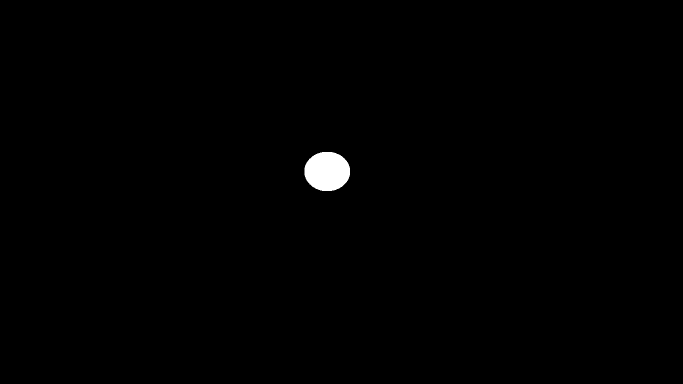
%> input picture codes/acquisition/Figures/bola.jpeg, 1366 x 768 px (shown at 1/2 size); the run also reads 1 picture not shown here
$ octave acquireEEG_handmov.m   (GNU Octave 9; MATLAB toolbox functions it lacks are replaced by stand-ins)
%> lines starting %> are read from the running program, lines starting %| are printed output that depends on the picture
clear a
addpath(genpath('/arquivos/tcc/software/BCILAB-Program'));
% environment variables:
n_trials= 50;
Screen('Preference', 'SkipSyncTests', 1)
%> (this line was passed over: Screen is not available in this run)

try
% SZ=get(0,'ScreenSize'); % Gets the size of the current display
SZ=[1 1 1366 768];

circle = imread('Figures/bola.jpeg');
%> circle is the input picture: size 768x1366x3 uint8; min 0, max 255, mean 1.4
task = imread('Figures/quadrado.jpeg');
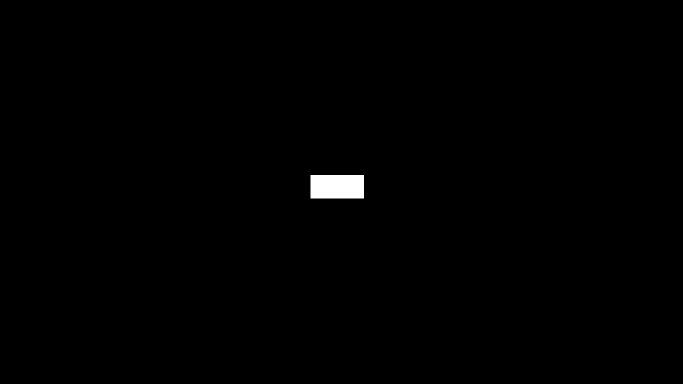
%> input picture codes/acquisition/Figures/quadrado.jpeg, 1366 x 768 px (shown at 1/2 size)
%> task is the input picture: size 768x1366x3 uint8; min 0, max 255, mean 1.2
stop = imread('Figures/stop.jpeg');
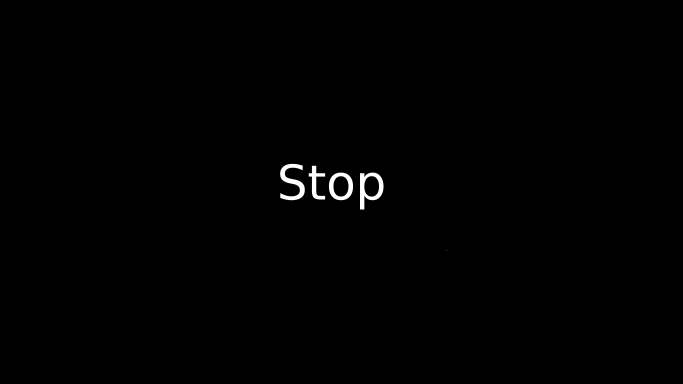
%> input picture codes/acquisition/Figures/stop.jpeg, 1366 x 768 px (shown at 1/2 size)
%> stop is the input picture: size 768x1366x3 uint8; min 0, max 255, mean 1.2
hand = imread('Figures/hand.jpeg');
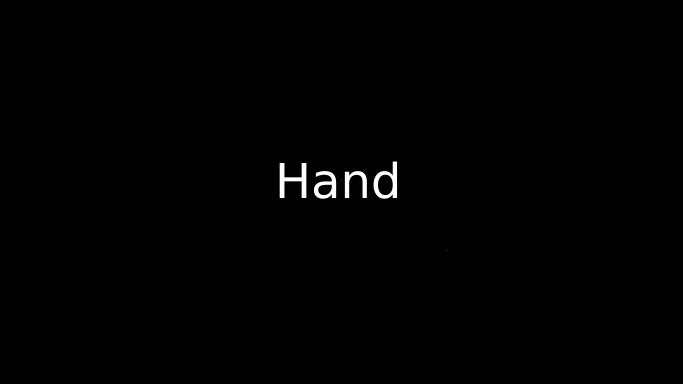
%> input picture codes/acquisition/Figures/hand.jpeg, 1366 x 768 px (shown at 1/2 size)
%> hand is the input picture: size 768x1366x3 uint8; min 0, max 255, mean 1.3
white = imread('Figures/branco.jpeg');

[w, screenRect]=Screen('OpenWindow', 0, 0,[],32,2);

Index_circle=Screen('MakeTexture', w, circle);
Index_task=Screen('MakeTexture', w, task);
Index_stop=Screen('MakeTexture', w, stop);
Index_hand=Screen('MakeTexture', w, hand);
Index_white=Screen('MakeTexture', w, white);

run_readlsl('property', 'name', 'value', 'OpenEEG Modular EEG P2', 'update_freq', 20);

run_writedataset('out_filename','mystream');
tic

pause(3)
a{1,2}=('Instruc_begin');
a{1,1}=num2str(toc);

line=2;


for j=1:n_trials

    Screen('DrawTexture',w, Index_circle); % now visible on screen
    Screen(w, 'Flip');
    a{line,1}=num2str(toc);
    a{line,2}=('Rest');
    line=line+1;
    pause(2);

    y=rand(1);
    if y<0.5

        Screen('DrawTexture',w, Index_stop); % now visible on screen
        Screen(w, 'Flip');
        a{line,1}=num2str(toc);
        a{line,2}=('Stop');

    else

        Screen('DrawTexture',w, Index_hand); % now visible on screen
        Screen(w, 'Flip');
        a{line,2}=('Move');
        a{line,1}=num2str(toc);
    end

    line=line+1;
    pause(1);


    Screen('DrawTexture',w, Index_task); % now visible on screen
    Screen(w, 'Flip');
    pause(3);
end

catch
    closescreen();
%> (this line was passed over: closescreen is not available in this run)
    sca;
%> (this line was passed over: sca is not available in this run)
end
onl_clear()
%> (this line was passed over: onl_clear is not available in this run)

closescreen();
%> (this line was passed over: closescreen is not available in this run)
sca;
%> (this line was passed over: sca is not available in this run)

%> (the run ends here)
